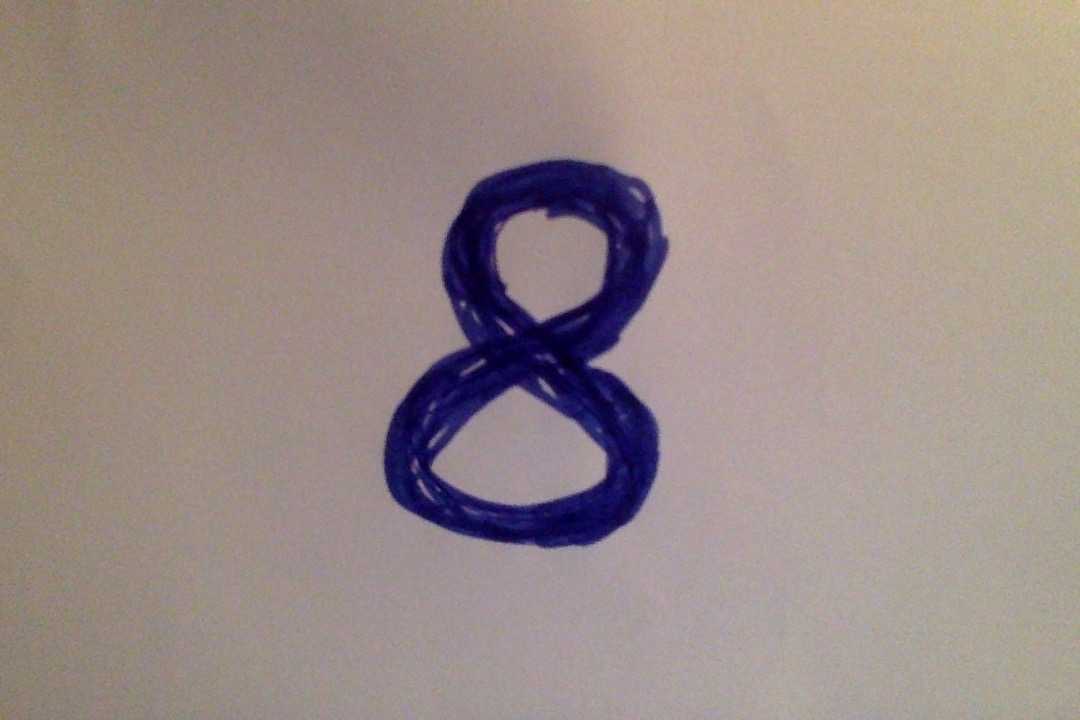
#> input picture notebooks/eight0.jpg, 1080 x 720 px
$ jupyter execute 2-convolution.ipynb
#> lines starting #> are read from the running program, lines starting #| are printed output that depends on the picture
[cell 1]
import numpy as np
import matplotlib.pyplot as plt
from PIL import Image
from scipy import signal

# Make the plots larger
plt.rcParams["figure.figsize"] = (16,9)

### Load image data

[cell 2]
filename = "eight0.jpg"
imsize   = (64,64)

im        = Image.open(filename)
#> im is the input picture: PIL image 1080x720 RGB; mean R, G, B 154.4, 139.8, 136.1
greyscale = im.convert("L").resize(imsize)
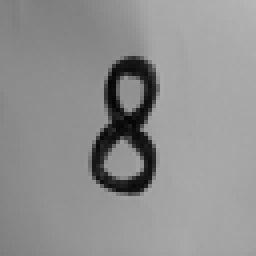
#> greyscale: PIL image 64x64 L (shown 4 times larger); min 5, max 182, mean 143.7
raw_data  = np.array(greyscale)
data      = 1.0 - (raw_data / 255.0)
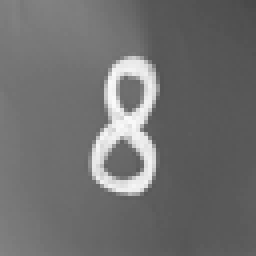
#> data: shape (64, 64) float64 (shown 4 times larger); min 0.286, max 0.98, mean 0.436

### Plot the image

[cell 3]
def plot_data(data,colormap="Greys"):
#> called with colormap = 'Greys'
    plt.imshow(data,cmap=colormap)
    plt.colorbar()
    plt.show()
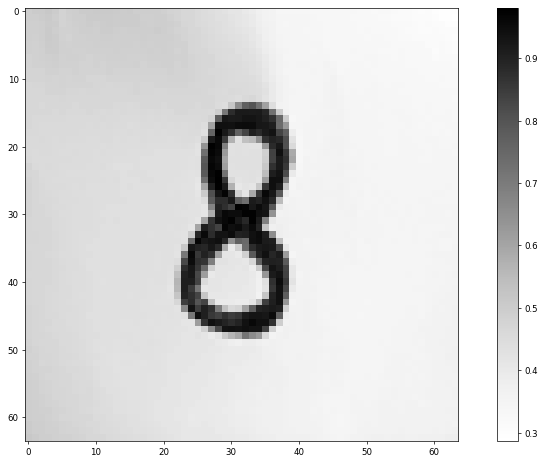
#> figure drawn by matplotlib, 2 panels
    return

plot_data(data)

### Perform convolution

We can define kernels as we like and perform the convolution on them. Can you see what these kernels do?

[cell 4]
def convolve(kernel):
    result = signal.correlate2d(data, kernel, mode="valid")
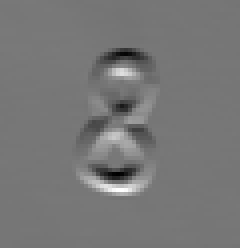
#> result: shape (62, 60) float64 (shown 4 times larger); min -2.44, max 2.78, mean 0.000568; drawn with min black and max white
    return result

# what do these do?

## average (blur)
kernel1 = np.array((
    (1,1,1),
    (1,1,1),
    (1,1,1)
))

# sharpener
kernel2 = np.array((
    (0,-1,0),
    (-1,5,-1),
    (0,-1,0)
))

# vertical edge detector
kernel3 = np.array((
    (1,0,-1),
    (1,0,-1),
    (1,0,-1)
))

# horizontal edge detector
kernel4 = np.array((
    (1,1,1),
    (0,0,0),
    (-1,-1,-1)
))

# try your own kernel here
kernel5 = np.array((
    (1,1,1,1,1),
    (0,0,0,0,0),
    (-1,-1,-1,-1,-1)
))

kernel = kernel5

# perform the "convolution" (cross-correlation)
result = convolve(kernel5)
print(result.shape)
#| (62, 60)

# plot the image in two different color maps
plot_data(result)
#> call 2 of plot_data, with colormap = 'Greys'
#> in plot_data (call 2), `plt.show()`:
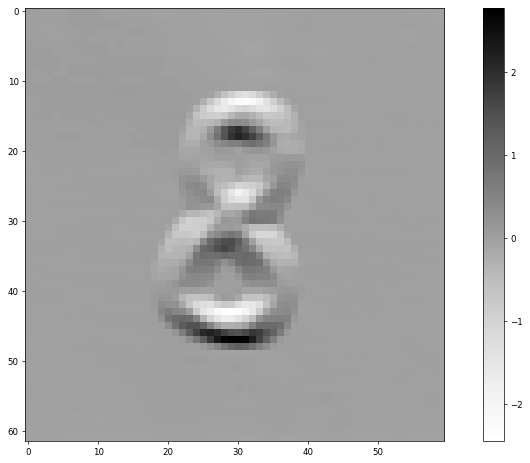
#> figure drawn by matplotlib, 2 panels
plot_data(result, "RdYlGn")
#> call 3 of plot_data, with colormap = 'RdYlGn'
#> in plot_data (call 3), `plt.show()`:
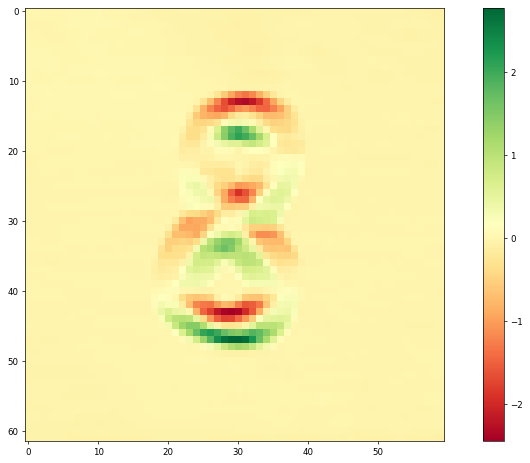
#> figure drawn by matplotlib, 2 panels

$ run again, with notebooks/eight1.jpg copied over notebooks/eight0.jpg
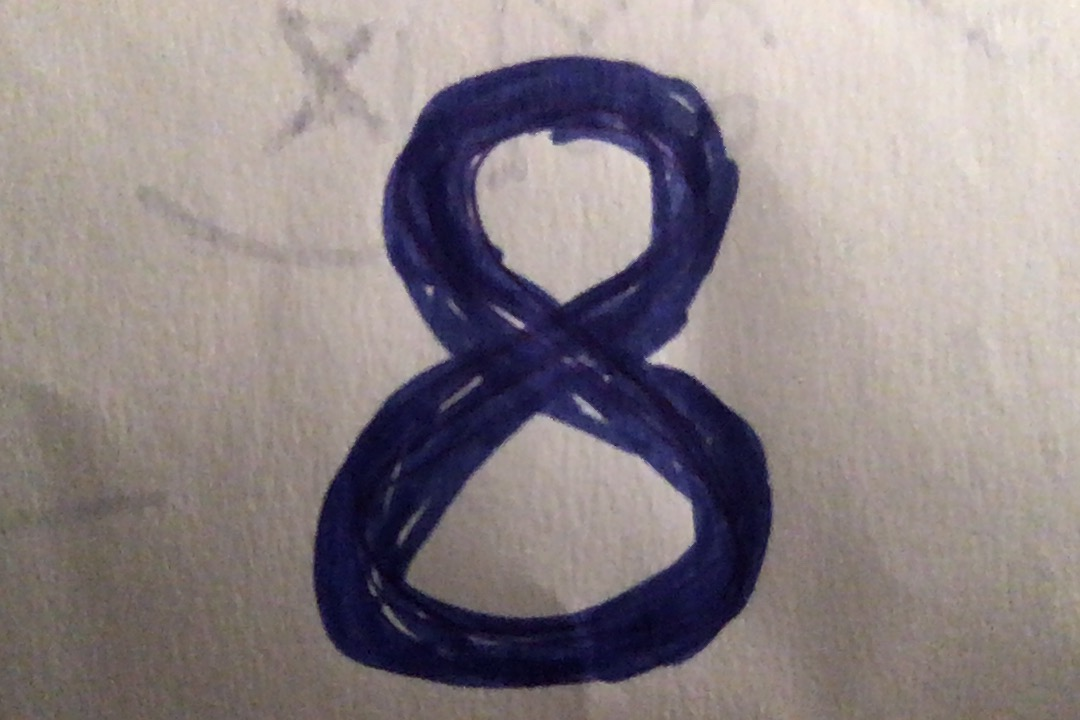
#> input picture notebooks/eight1.jpg, 1080 x 720 px
#> im is the input picture: PIL image 1080x720 RGB; mean R, G, B 141.5, 131.9, 134.2
#> `data      = 1.0 - (raw_data / 255.0)`:
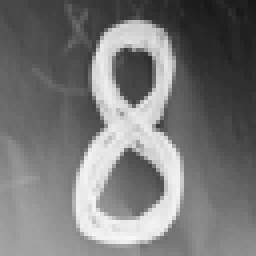
#> data: shape (64, 64) float64 (shown 4 times larger); min 0.0863, max 0.969, mean 0.47
#| (62, 60)
#> in plot_data (call 3), `plt.show()`:
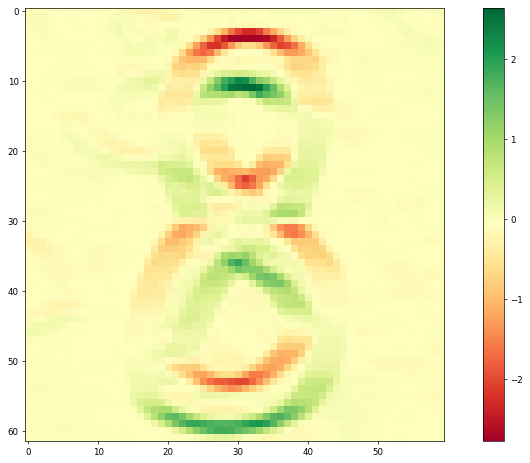
#> figure drawn by matplotlib, 2 panels
